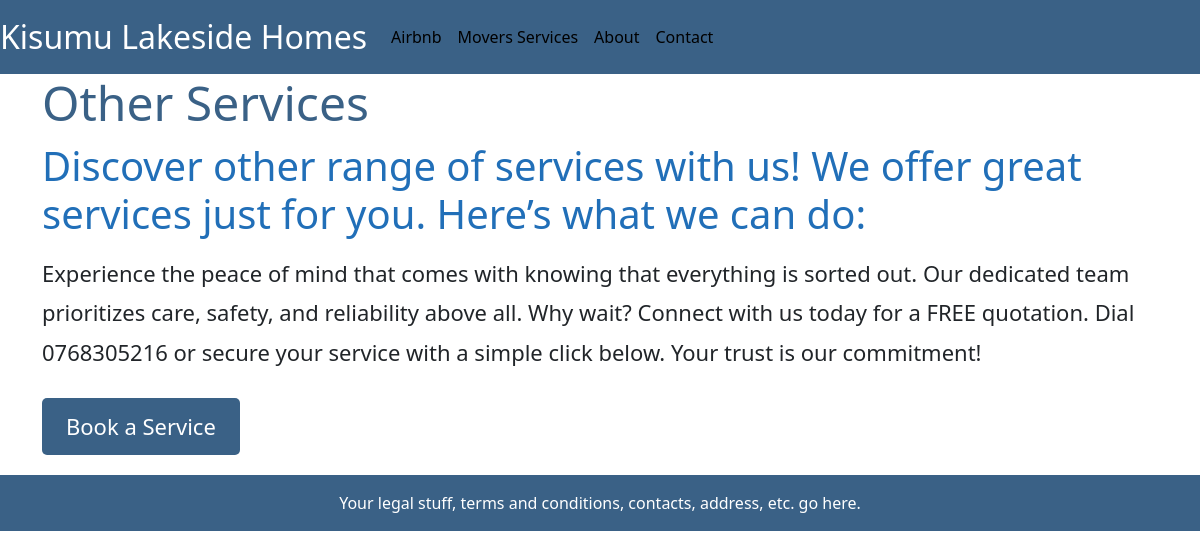
The app's page /otherservices/, older data.
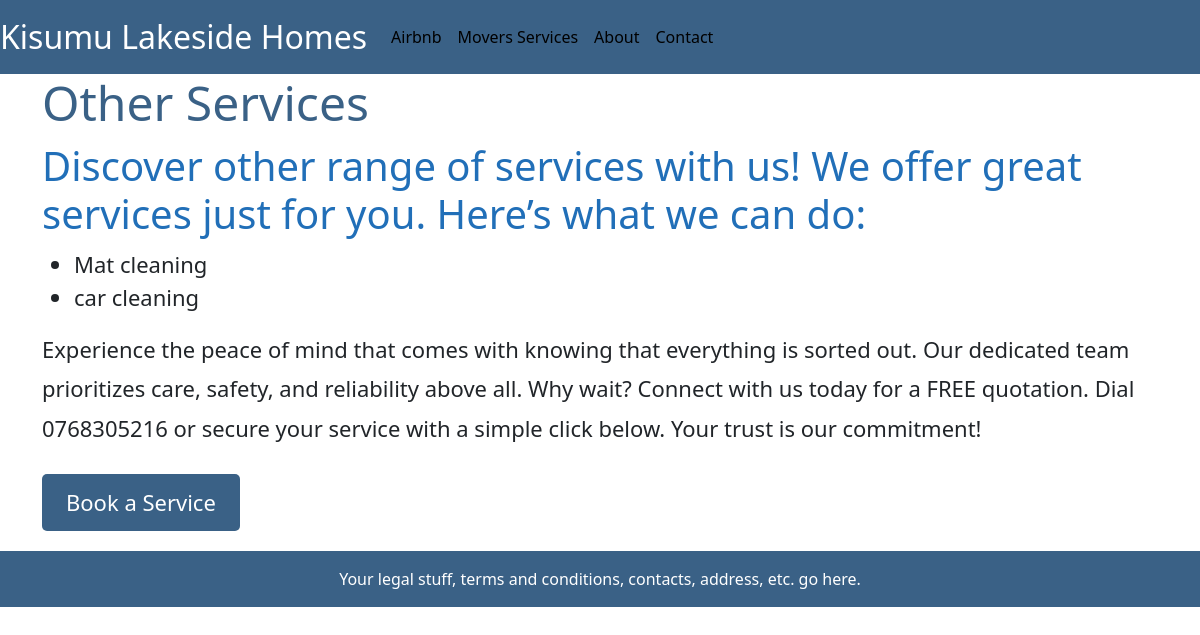
The same page, newer data.
### airbnb/models.py (models this page shows, shortened)
class OtherService(models.Model):
    name = models.CharField(max_length=50)

### airbnb/views.py (the view)
# urls.py: path('otherservices/', OtherServicesListView.as_view(), name = 'otherservices'),
class OtherServicesListView(ListView):
    model = OtherService
    template_name = 'otherservices.html'
    context_object_name = 'all_services_list'

### templates/otherservices.html
{% extends 'base.html' %}
{% load static %}
{% block content %}
<div style="margin-bottom: 20px;">
  <h1 style="font-size: 3em; margin-bottom: 10px; color: #3a6186;">Other Services</h1>
  <h2 style="font-size: 2.5em; margin-bottom: 10px; color: #216fb8;">Discover other range of services with us! We offer great services just for you.
    Here’s what we can do:</h2>
    <ul>
        {% for service in all_services_list %}
          <li style="font-size: 22px;">{{ service.name }}</li>
        {% endfor %}
    </ul>
    <p style="line-height: 1.8; font-size: 22px;">Experience the peace of mind that comes with knowing that everything is sorted out.
       Our dedicated team prioritizes care, safety, and reliability above all.
      Why wait? Connect with us today for a FREE quotation.
       Dial 0768305216 or secure your service with a simple click below. Your trust is our commitment!</p>
    <p><a style="display: inline-block; background-color: #3a6186; color: white; padding: 12px 24px; margin-top: 10px; border-radius:
    5px; text-decoration: none; transition: background-color 0.3s ease; font-size: 22px;" href="{% url 'otherservices_form' %}">Book a Service</a></p>
</div>
{% endblock content %}

Row changes from the older to the newer data that the page shows:
added OtherService: name "Mat cleaning"
added OtherService: name "car cleaning"
